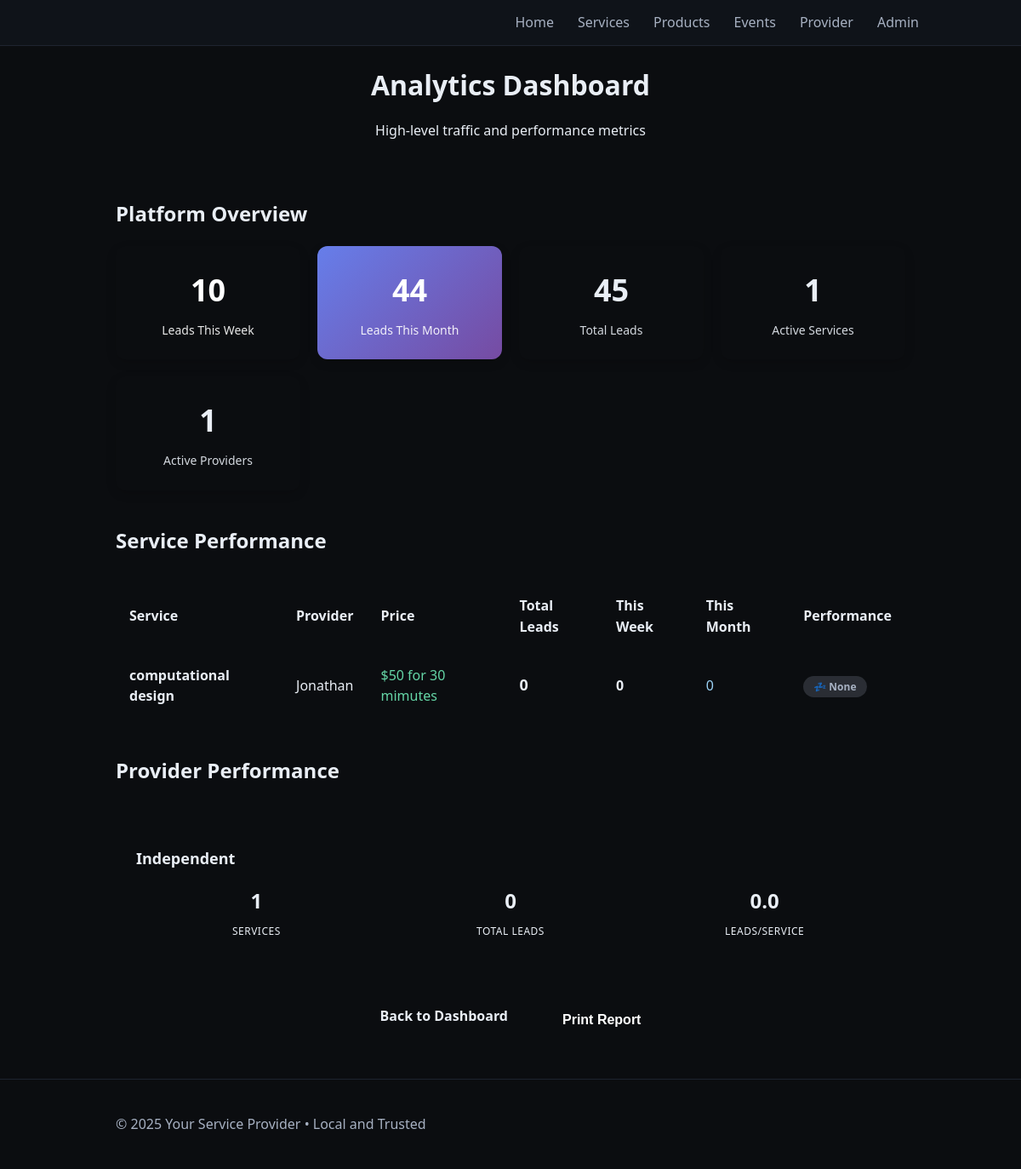
The app's page /admin/analytics with its own data.
### tables this page shows
CREATE TABLE services (
              id INTEGER PRIMARY KEY AUTOINCREMENT,
              title TEXT NOT NULL,
              description TEXT,
              price TEXT,
              active INTEGER NOT NULL DEFAULT 1,
              created_at TEXT NOT NULL
            , posted_by TEXT, provider_id INTEGER DEFAULT 0, is_certified INTEGER DEFAULT 0, certification_proof TEXT);

CREATE TABLE providers (
              id INTEGER PRIMARY KEY AUTOINCREMENT,
              email TEXT UNIQUE NOT NULL,
              password_hash TEXT NOT NULL,
              first_name TEXT,
              business_name TEXT,
              phone TEXT,
              base_zip TEXT,
              address TEXT,
              about TEXT,
              profile_photo TEXT,
              active INTEGER NOT NULL DEFAULT 1,
              created_at TEXT NOT NULL
            );

### app.py (the view)
    @app.route("/admin/analytics")
    @login_required
    def admin_analytics():
        with closing(get_db()) as db:
            cur = db.cursor()
            cur.execute("""
                SELECT
                    s.id,
                    s.title,
                    s.price,
                    s.posted_by,
                    s.provider_id,
                    COUNT(l.id) as total_leads,
                    COUNT(CASE WHEN l.created_at >= date('now', '-7 days') THEN 1 END) as leads_this_week,
                    COUNT(CASE WHEN l.created_at >= date('now', '-30 days') THEN 1 END) as leads_this_month
                FROM services s
                LEFT JOIN leads l ON l.message LIKE '%' || s.title || '%'
                WHERE s.active = 1
                GROUP BY s.id, s.title, s.price, s.posted_by, s.provider_id
                ORDER BY total_leads DESC, s.title
            """)
            service_stats = cur.fetchall()
            cur.execute("SELECT COUNT(*) FROM leads WHERE created_at >= date('now', '-7 days')")
            total_leads_week = cur.fetchone()[0]
            cur.execute("SELECT COUNT(*) FROM leads WHERE created_at >= date('now', '-30 days')")
            total_leads_month = cur.fetchone()[0]
            cur.execute("SELECT COUNT(*) FROM leads")
            total_leads_all = cur.fetchone()[0]
            cur.execute("SELECT COUNT(*) FROM services WHERE active = 1")
            total_services = cur.fetchone()[0]
            cur.execute("SELECT COUNT(*) FROM providers WHERE active = 1")
            total_providers = cur.fetchone()[0]
            cur.execute("""
                SELECT
                    p.business_name,
                    p.first_name,
                    COUNT(s.id) as service_count,
                    COUNT(l.id) as total_leads
                FROM providers p
                LEFT JOIN services s ON s.provider_id = p.id AND s.active = 1
                LEFT JOIN leads l ON l.message LIKE '%' || s.title || '%'
                WHERE p.active = 1
                GROUP BY p.id, p.business_name, p.first_name
                ORDER BY total_leads DESC
            """)
            provider_stats = cur.fetchall()
        return render_template("admin_analytics.html",
                             service_stats=service_stats,
                             total_leads_week=total_leads_week,
                             total_leads_month=total_leads_month,
                             total_leads_all=total_leads_all,
                             total_services=total_services,
                             total_providers=total_providers,
                             provider_stats=provider_stats,
                             title="Analytics Dashboard")

### app.py (called while the page is built)
def get_db():
    conn = sqlite3.connect(DB_PATH)
    conn.row_factory = sqlite3.Row
    return conn

### templates/admin_analytics.html (shortened to what this page needs)
{% extends "base.html" %}
{% block content %}
<div class="main-content">
    <div class="analytics-header">
        <h1>Analytics Dashboard</h1>
        <p>High-level traffic and performance metrics</p>
    </div>
    <div class="stats-overview">
        <h2>Platform Overview</h2>
        <div class="stats-grid">
            <div class="stat-card primary">
                <h3>{{ total_leads_week }}</h3>
                <p>Leads This Week</p>
            </div>
            <div class="stat-card secondary">
                <h3>{{ total_leads_month }}</h3>
                <p>Leads This Month</p>
            </div>
            <div class="stat-card">
                <h3>{{ total_leads_all }}</h3>
                <p>Total Leads</p>
            </div>
            <div class="stat-card">
                <h3>{{ total_services }}</h3>
                <p>Active Services</p>
            </div>
            <div class="stat-card">
                <h3>{{ total_providers }}</h3>
                <p>Active Providers</p>
            </div>
        </div>
    </div>
    <div class="analytics-section">
        <h2>Service Performance</h2>
        <div class="table-container">
            <table class="analytics-table">
                <thead>
                    <tr>
                        <th>Service</th>
                        <th>Provider</th>
                        <th>Price</th>
                        <th>Total Leads</th>
                        <th>This Week</th>
                        <th>This Month</th>
                        <th>Performance</th>
                    </tr>
                </thead>
                <tbody>
                    {% for service in service_stats %}
                    <tr>
                        <td class="service-name">{{ service.title }}</td>
                        <td>{{ service.posted_by or 'Admin' }}</td>
                        <td class="price">{{ service.price or 'Quote' }}</td>
                        <td class="leads-total">{{ service.total_leads }}</td>
                        <td class="leads-week">{{ service.leads_this_week }}</td>
                        <td class="leads-month">{{ service.leads_this_month }}</td>
                        <td class="performance">
                            {% if service.total_leads >= 10 %}
                                <span class="status high">🔥 High</span>
                            {% elif service.total_leads >= 5 %}
                                <span class="status medium">📈 Medium</span>
                            {% elif service.total_leads > 0 %}
                                <span class="status low">📊 Low</span>
                            {% else %}
                                <span class="status none">💤 None</span>
                            {% endif %}
                        </td>
                    </tr>
                    {% endfor %}
                </tbody>
            </table>
        </div>
    </div>
    <div class="analytics-section">
        <h2>Provider Performance</h2>
        <div class="provider-cards">
            {% for provider in provider_stats %}
            <div class="provider-card">
                <h3>{{ provider.business_name or provider.first_name or 'Admin' }}</h3>
                <div class="provider-metrics">
                    <div class="metric">
                        <span class="number">{{ provider.service_count }}</span>
                        <span class="label">Services</span>
                    </div>
                    <div class="metric">
                        <span class="number">{{ provider.total_leads }}</span>
                        <span class="label">Total Leads</span>
                    </div>
                    <div class="metric">
                        <span class="number">{{ "%.1f"|format(provider.total_leads / provider.service_count if provider.service_count > 0 else 0) }}</span>
                        <span class="label">Leads/Service</span>
                    </div>
                </div>
            </div>
            {% endfor %}
        </div>
    </div>
    <div class="admin-nav">
        <a href="{{ url_for('admin_dashboard') }}" class="btn btn-secondary">Back to Dashboard</a>
        <button onclick="window.print()" class="btn btn-primary">Print Report</button>
    </div>
</div>
{% endblock %}

### templates/base.html (shortened to what this page needs)
<!doctype html>
<html lang="en">
<head>
  <link href="{{ url_for('static', filename='styles.css') }}?v=20251012-2" rel="stylesheet">
</head>
<body>
  <header class="site-header">
    <div class="container header-inner">
      <nav id="site-nav" class="nav">
        <a href="{{ url_for('home') }}" class="nav-link">Home</a>
        <a href="{{ url_for('services') }}" class="nav-link">Services</a>
        <a href="{{ url_for('products') }}" class="nav-link">Products</a>
         <a href="{{ url_for('events') }}" class="nav-link">Events</a>
        {% if session.get('provider') %}
          <a href="{{ url_for('provider_dashboard') }}" class="nav-link">Provider</a>
          <a href="{{ url_for('provider_change_password') }}" class="nav-link">Change Password</a>
          <form action="{{ url_for('provider_logout') }}" method="post" class="inline-form">
            <input type="hidden" name="csrf_token" value="{{ csrf_token() }}">
            <button type="submit" class="linklike">Logout</button>
          </form>
        {% else %}
          <a href="{{ url_for('provider_login') }}" class="nav-link">Provider</a>
        {% endif %}
        {% if session.get('admin') %}
          <a href="{{ url_for('admin_dashboard') }}" class="nav-link admin-link">Admin</a>
          <a href="{{ url_for('admin_change_password') }}" class="nav-link admin-link">Change Password</a>
          <form action="{{ url_for('admin_logout') }}" method="post" class="inline-form">
            <input type="hidden" name="csrf_token" value="{{ csrf_token() }}">
            <button type="submit" class="linklike">Logout</button>
          </form>
        {% else %}
          <a href="{{ url_for('admin_login') }}" class="nav-link admin-link">Admin</a>
        {% endif %}
      </nav>
    </div>
  </header>
  <main class="container">
    {% block content %}{% endblock %}
  </main>
  <footer class="site-footer">
    <div class="container">
  <p>&copy; {{ current_year }} {{ profile.business_name or "Local Provider Services" }} • Local and Trusted</p>
    </div>
  </footer>
</body>
</html>

### static/styles.css (style rules this page uses)
:root { --bg: #0b0d10; --panel: #141920; --text: #e9eef5; --muted: #a7b1c2; --accent: #5aa9e6; --accent-2: #9cd3f7; --danger: #e35d6a; --ok: #65d6a7; --warn: #f5a623; }
* { box-sizing: border-box; }
body { margin: 0; font-family: system-ui, -apple-system, Segoe UI, Roboto, Arial, sans-serif; background: var(--bg); color: var(--text); line-height: 1.55; }
.container { width: 100%; max-width: 960px; margin: 0 auto; padding: 0 16px; }
.site-header { background: #0f1319; border-bottom: 1px solid #1e2430; }
.header-inner { display: flex; align-items: center; justify-content: space-between; padding: 14px 0; }
nav a { color: var(--muted); margin-left: 14px; text-decoration: none; }
.nav { display:flex; align-items:center; gap: 14px; }
.nav a.nav-link { color: var(--muted); text-decoration:none; }
.site-footer { margin-top: 48px; padding: 24px 0; border-top: 1px solid #1e2430; color: var(--muted); }
.btn { display: inline-block; padding: 10px 16px; background: var(--accent); color: #071019; border-radius: 8px; text-decoration: none; font-weight: 600; border: 0; cursor: pointer; }
.admin-nav { display: flex; gap: 8px; }
.btn-primary { padding: 16px; background: var(--accent); color: #000; border: none; border-radius: 10px; font-weight: 700; font-size: 16px; cursor: pointer; transition: all 0.2s ease; margin-top: 8px; }
.stats-grid { display: grid; grid-template-columns: repeat(auto-fit, minmax(200px, 1fr)); gap: 20px; margin-bottom: 40px; }
.stat-card { background: var(--panel); border: 1px solid #232a36; border-radius: 12px; padding: 24px; text-align: center; box-shadow: 0 4px 12px rgba(0, 0, 0, 0.15); }

### records on screen
services: title "computational design", posted_by "Jonathan", price "$50 for 30 mimutes", total_leads "0", leads_this_week "0", leads_this_month "0"
providers: business_name "Independent", service_count "1", total_leads "0", total_leads "0.0"

### other values on screen
{{ total_leads_week }} "10"
{{ total_leads_month }} "44"
{{ total_leads_all }} "45"
{{ total_services }} "1"
{{ total_providers }} "1"
{{ profile.business_name or "Local Provider Services" }} "Your Service Provider"
